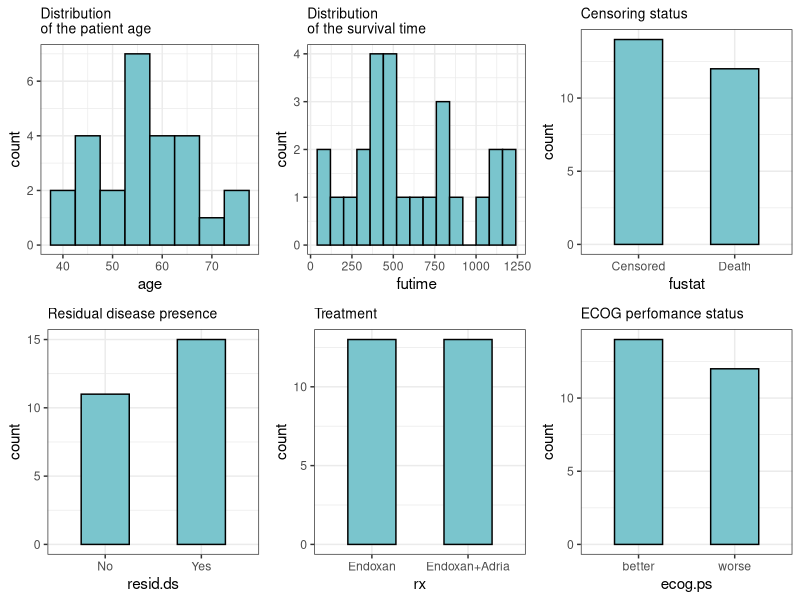
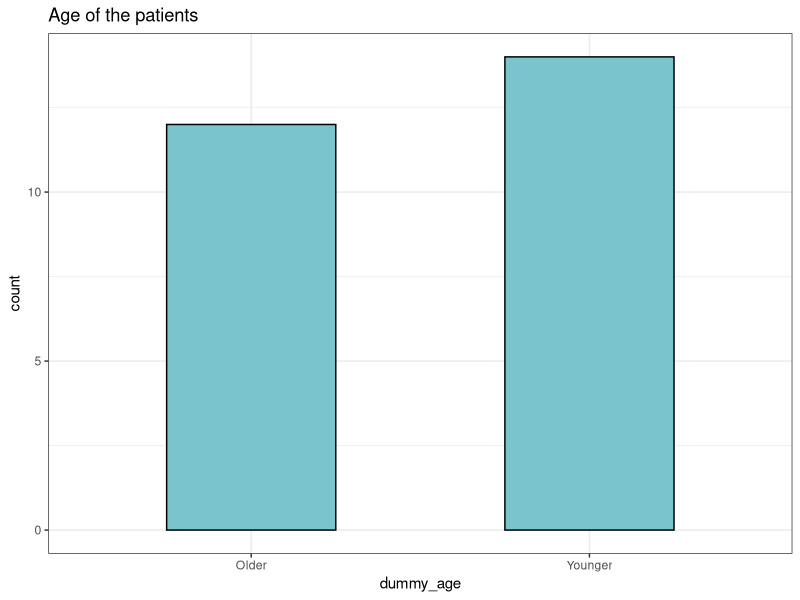
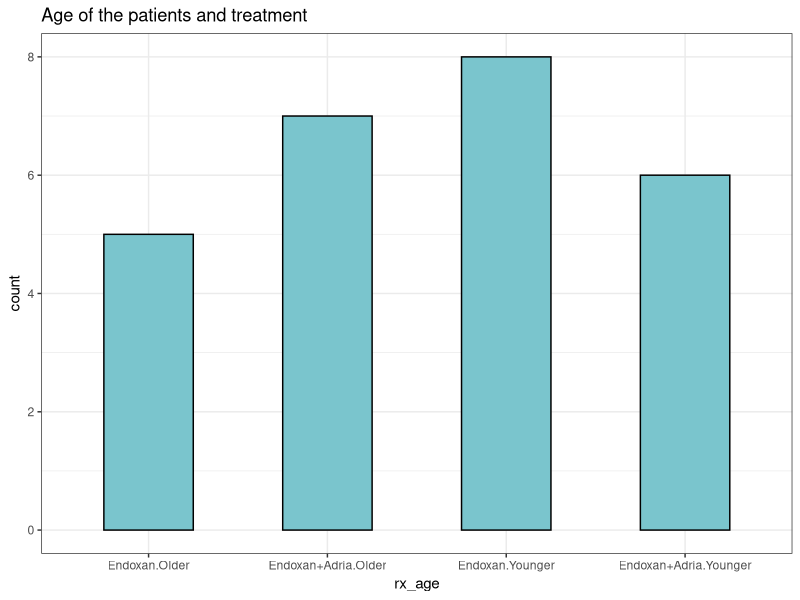
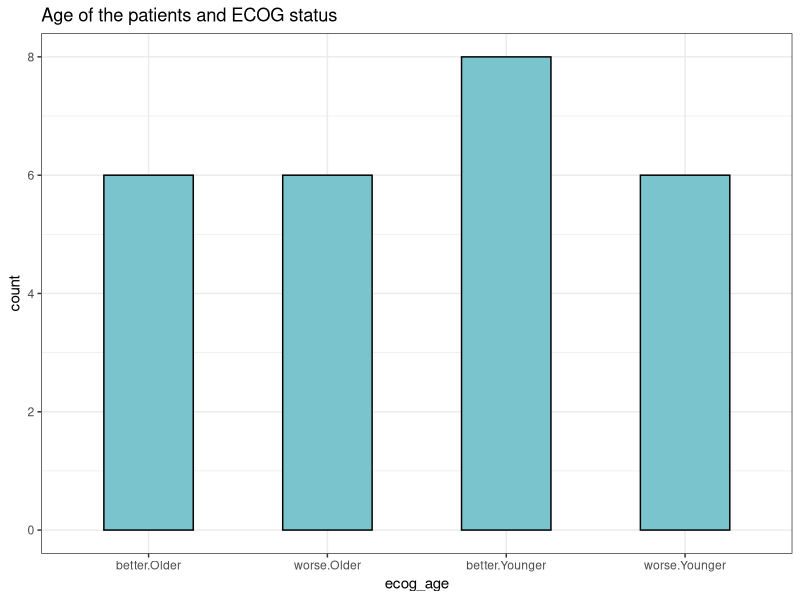
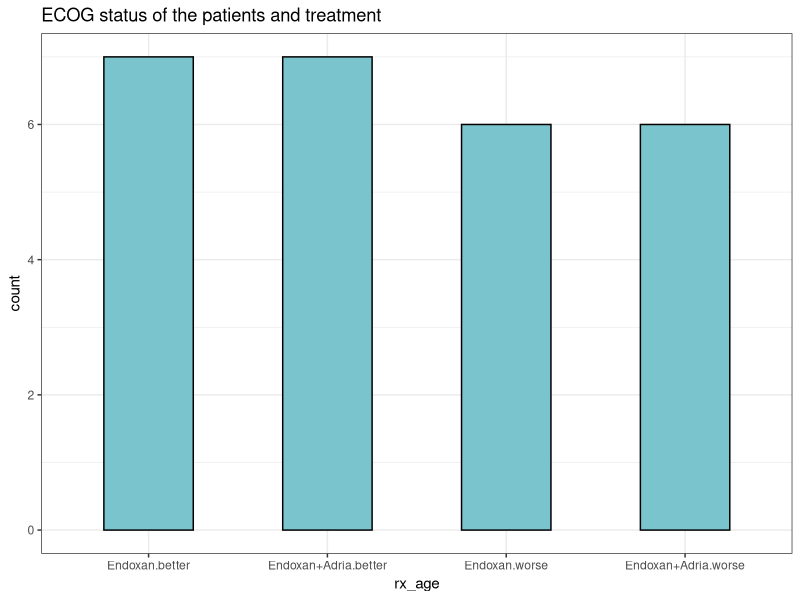
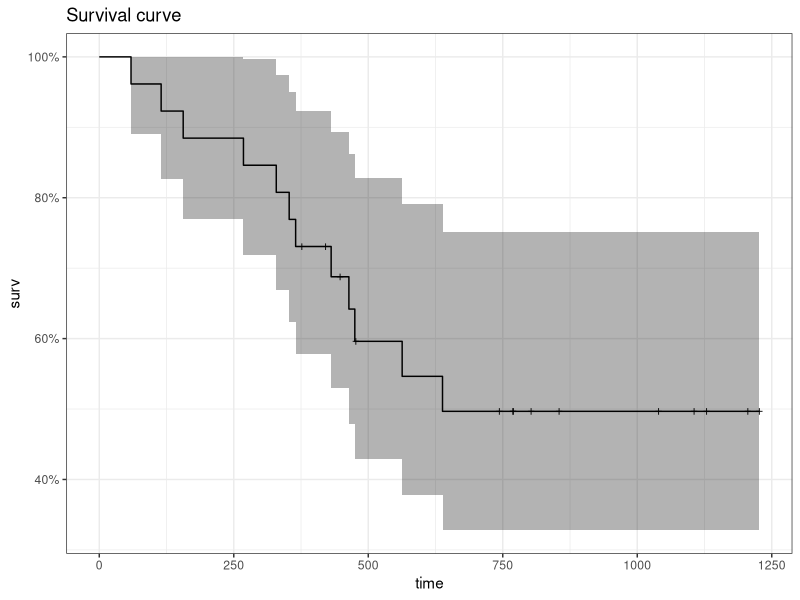
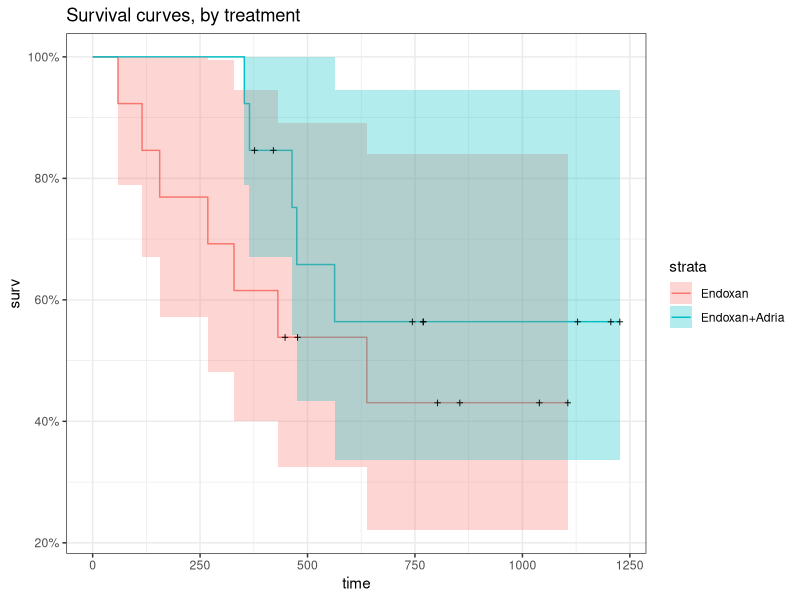
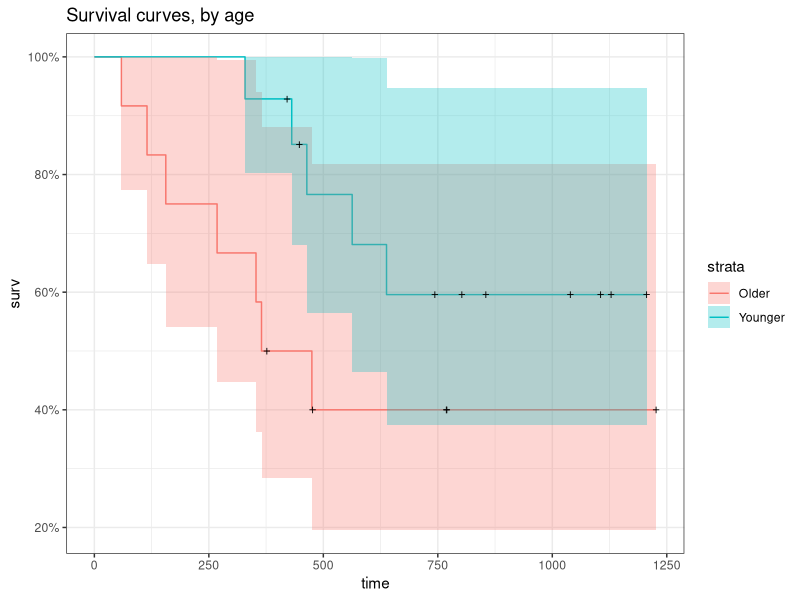

The R script that drew these images, in order:
## ---- chunk 1
knitr::opts_chunk$set(echo = TRUE)
## ---- chunk 2
require(survival)
require(survminer)
require(ggplot2)
require(coin)
require(ggfortify)
require(ggpubr)
## ---- chunk 3
ov <- ovarian
str(ov)
summary(ov)
## ---- chunk 4
sum(is.na(ov))
## ---- chunk 5
ov$resid.ds <- factor(ov$resid.ds, labels = c('No', 'Yes'))
ov$rx <- factor(ov$rx, labels = c('Endoxan', 'Endoxan+Adria'))
ov$ecog.ps <- factor(ov$ecog.ps, labels = c('better', 'worse'))
## ---- chunk 6
age_plot <- ggplot(ov, aes(age))+
  geom_histogram(fill = 'cadetblue3', binwidth = 5, col = 'black')+
  theme_bw()+
  labs(title = "Distribution \nof the patient age")+
  theme(plot.title = element_text(size=10))
futime_plot <- ggplot(ov, aes(futime))+
  geom_histogram(fill = 'cadetblue3', binwidth = 80, col = 'black')+
  theme_bw()+
  labs(title = "Distribution \nof the survival time")+
  theme(plot.title = element_text(size=10))
fustat_plot <- ggplot(ov, aes(factor(fustat, labels =  c('Censored', 'Death'))))+
  geom_bar(fill = 'cadetblue3', col = 'black', width = 0.5)+
  theme_bw()+
  labs(title = "Censoring status")+
  xlab('fustat')+
  theme(plot.title = element_text(size=10))
resid.ds_plot <- ggplot(ov, aes(resid.ds))+
  geom_bar(fill = 'cadetblue3', col = 'black', width = 0.5)+
  theme_bw()+
  labs(title = "Residual disease presence")+
  xlab('resid.ds')+
  theme(plot.title = element_text(size=10))
rx_plot <- ggplot(ov, aes(rx))+
  geom_bar(fill = 'cadetblue3', col = 'black', width = 0.5)+
  theme_bw()+
  labs(title = "Treatment")+
  xlab('rx')+
  theme(plot.title = element_text(size=10))
ecog_plot <- ggplot(ov, aes(ecog.ps))+
  geom_bar(fill = 'cadetblue3', col = 'black', width = 0.5)+
  theme_bw()+
  labs(title = "ECOG perfomance status")+
  xlab('ecog.ps')+
  theme(plot.title = element_text(size=10))
arr <- ggarrange(age_plot, futime_plot, fustat_plot, resid.ds_plot, rx_plot, ecog_plot, ncol=3, nrow=2)
arr
## ---- chunk 7
ov$dummy_age <- ifelse(ov$age > 57, 'Older', 'Younger')
ov$dummy_age <- as.factor(ov$dummy_age)
dummy_age_plot <- ggplot(ov, aes(dummy_age))+
  geom_bar(fill = 'cadetblue3', col = 'black', width = 0.5)+
  theme_bw()+
  labs(title = "Age of the patients")+
  xlab('dummy_age')
dummy_age_plot
## ---- chunk 8
ov$rx_age <- interaction(ov$rx, ov$dummy_age)
rx_age_plot <- ggplot(ov, aes(rx_age))+
  geom_bar(fill = 'cadetblue3', col = 'black', width = 0.5)+
  theme_bw()+
  labs(title = "Age of the patients and treatment")+
  xlab('rx_age')
rx_age_plot
## ---- chunk 9
ov$ecog_age <- interaction(ov$ecog.ps, ov$dummy_age)
ecog_age_plot <- ggplot(ov, aes(ecog_age))+
  geom_bar(fill = 'cadetblue3', col = 'black', width = 0.5)+
  theme_bw()+
  labs(title = "Age of the patients and ECOG status")+
  xlab('ecog_age')
ecog_age_plot
## ---- chunk 10
ov$rx_ecog <- interaction(ov$rx, ov$ecog.ps)
rx_ecog_plot <- ggplot(ov, aes(rx_ecog))+
  geom_bar(fill = 'cadetblue3', col = 'black', width = 0.5)+
  theme_bw()+
  labs(title = "ECOG status of the patients and treatment")+
  xlab('rx_age')
rx_ecog_plot
## ---- chunk 11
km <- with(ov, Surv(futime, fustat))
km
## ---- chunk 12
km_fit <- survfit(km ~ 1, data=ov)
summary(km_fit)
autoplot(km_fit, main = 'Survival curve')+
  theme_bw()
## ---- chunk 13
km_treatment_fit <- survfit(km ~ rx, data=ov)
autoplot(km_treatment_fit, main = 'Survival curves, by treatment')+
  theme_bw()
## ---- chunk 14
km_age_fit <- survfit(km ~ dummy_age, data=ov)
autoplot(km_age_fit, main = 'Survival curves, by age')+
  theme_bw()
## ---- chunk 15
km_resid_fit <- survfit(km ~ resid.ds, data=ov)
autoplot(km_resid_fit, main = 'Survival curves, by residual disease presence')+
  theme_bw()
## ---- chunk 16
km_ecog_fit <- survfit(km ~ ecog.ps, data=ov)
autoplot(km_ecog_fit, main = 'Survival curves, by ECOG status')+
  theme_bw()
## ---- chunk 17
km_rx_age_fit <- survfit(km ~ rx_age, data=ov)
autoplot(km_rx_age_fit, main = 'Survival curves, by treatment and age')+
  theme_bw()
## ---- chunk 18
km_ecog_age_fit <- survfit(km ~ ecog_age, data=ov)
autoplot(km_ecog_age_fit, main = 'Survival curves, by ECOG status and age')+
  theme_bw()
## ---- chunk 19
km_rx_ecog_fit <- survfit(km ~ rx_ecog, data=ov)
autoplot(km_rx_ecog_fit, main = 'Survival curves, by treatment and ECOG status')+
  theme_bw()
## ---- chunk 20
survdiff(formula = km ~ rx, data = ov)
logrank_test(km ~ rx, data = ov)
## ---- chunk 21
survdiff(formula = km ~ dummy_age, data = ov)
logrank_test(km ~ dummy_age, data = ov)
## ---- chunk 22
survdiff(formula = km ~ resid.ds, data = ov)
logrank_test(km ~ resid.ds, data = ov)
## ---- chunk 23
survdiff(formula = km ~ ecog.ps, data = ov)
logrank_test(km ~ ecog.ps, data = ov)
## ---- chunk 24
survdiff(formula = km ~ rx_age, data = ov)
logrank_test(km ~ rx_age, data = ov)
## ---- chunk 25
survdiff(formula = km ~ ecog_age, data = ov)
logrank_test(km ~ ecog_age, data = ov)
## ---- chunk 26
survdiff(formula = km ~ rx_ecog, data = ov)
logrank_test(km ~ rx_ecog, data = ov)
## ---- chunk 27
cox <- coxph(formula = km ~ age + resid.ds + rx + ecog.ps , data = ov)
summary(cox)

cox_fit <- survfit(cox)

autoplot(cox_fit, main = 'Kaplan-Meier survival curve, corrected')+
  theme_bw()
## ---- chunk 28
aa_fit <- aareg(km ~ age + resid.ds + rx + ecog.ps , data = ov)
autoplot(aa_fit, main = 'Changing of the model components')+
  theme_bw()
## ---- chunk 29
fit.coxph <- coxph(km ~ dummy_age + resid.ds + rx + ecog.ps , data = ov)
ggforest(fit.coxph, data = ov)
